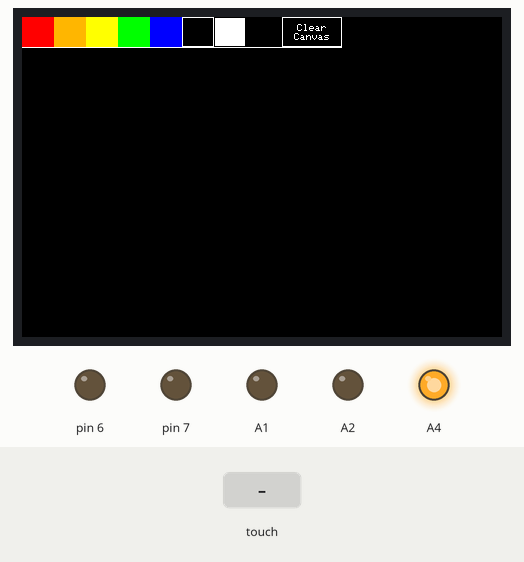
Recording of a sketch running on a simulated Arduino Uno, built with avr-gcc and run on an emulated ATmega328P. Shown: 480×320 colour display, output pins drawn as LEDs (lit = HIGH). The test bench sets the inputs (shaded band).

Above: at 4.6 s.
4.7 s: touch panel pressed at 13 % / 10 % of its raw x / y range
At 5.1 s:
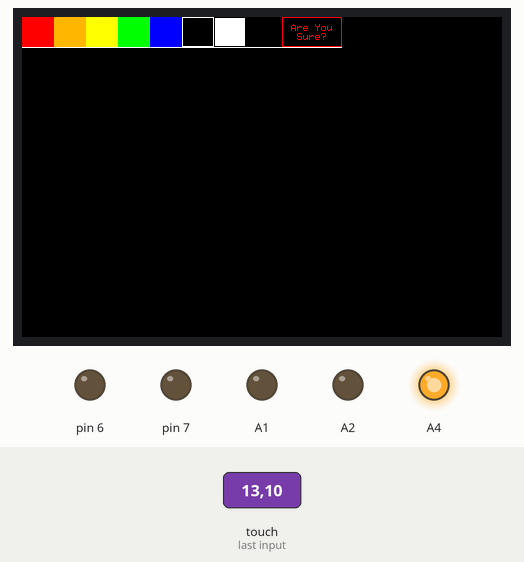
7.7 s: touch panel pressed at 13 % / 30 % of its raw x / y range
At 8.4 s:
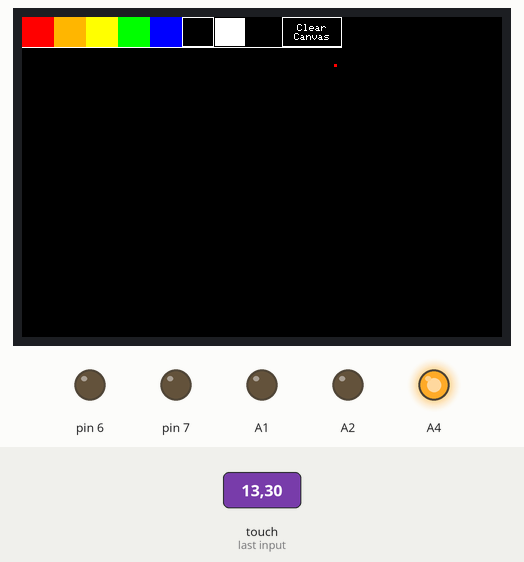
Timing chart, 0 to 10.7 s (numbered marks = the images above; inputs shaded):
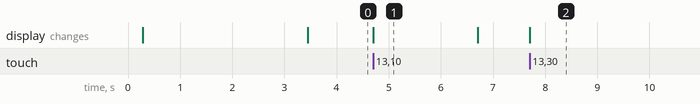

Measured:
- after the input at 4.7 s, the display: changes at once (image 1)
- after the input at 7.7 s, the display: changes at once (image 2)
- what the display in image 1 shows lasts 2.0 s, from 4.7 s to 6.7 s

The sketch:

TFTlcd-Paint-program.ino
```cpp
/*
 Advnced paint program for a 2.4 inch tft panel shield specifically
 designed for the Arduino UNO R4.

 And i know this code can be a lot more optimized for this use case,
 but im new to arduino and i tried my best.

 Code by Aalok
*/

#include <Arduino_GFX_Library.h>
#include <TouchScreen.h>

//Configure Settings
 #define brushSize   3               //Thickness of the drawn line
 #define canvasColour   BLACK        //Colour of the drawing canvas
 #define contrastColour   WHITE      //Colour of text, lines, etc.Must be different than background colour
 #define seperatorProtectMargin   33 //Makes sure that the seperator line does not get painted over, Keep 33 for brush sizes 3 or under 3
 #define clearTimerLimit   2000        //Time in milliseconds before the "Sure?" button resets
 #define sureMessageColour   RED     //Colour of the confirmation message after clicking the clear canvas button

// Color Definitions
 #define BLACK   0x0000
 #define WHITE   0xFFFF
 #define RED     0xF800
 #define ORANGE  0xFDA0
 #define YELLOW  0xFFE0
 #define GREEN   0x07E0
 #define BLUE    0x001F
// Display Setup
 Arduino_DataBus *bus = new Arduino_UNOPAR8();
 Arduino_GFX *gfx = new Arduino_ILI9486(bus, DF_GFX_RST);  //same as ILI9341 but more vibrant colours

// Touch Pins (Using your verified pins: 6, A2, A1, 7)
 const int XP=6, XM=A2, YP=A1, YM=7;
 TouchScreen ts = TouchScreen(XP, YP, XM, YM, 280);

//Default colour setting
 int currentColor = RED;
 int boxW = 32; // Palette box width

//BUTTON LOGIC VARIABLES
 bool confirmClear = false;
 uint32_t clearTimer = 0;

void drawClearButton(uint16_t color) {
  gfx->fillRect(261, 1, 58, 28, canvasColour); // Clear button interior
  gfx->drawRect(260, 0, 60, 30, color);        // Draw border
  gfx->setTextColor(color);
  gfx->setTextSize(1);
  if (confirmClear) {
    gfx->setCursor(269, 7);  gfx->print("Are You");
    gfx->setCursor(275, 16); gfx->print("Sure?");
  } else {
    gfx->setCursor(275, 7);  gfx->print("Clear");
    gfx->setCursor(272, 16); gfx->print("Canvas");
  }
}

void setup() {
  pinMode(A4, OUTPUT);
  digitalWrite(A4, LOW);
  delay(1);
  digitalWrite(A4, HIGH);
  delay(1);

  gfx->begin();
  gfx->setRotation(1); // Landscape
  gfx->fillScreen(canvasColour);
  gfx->drawRect(0 ,0 , 320, 240 , WHITE);

  gfx->setTextSize(1);
  gfx->setTextColor(contrastColour);
  gfx->setCursor(120, 225);
  gfx->print("Code by Aalok");

  gfx->setTextSize(3);
  gfx->setTextColor(RED);
  gfx->setCursor(70, 86);
  gfx->print("Welcome To");

  gfx->setTextSize(5);
  gfx->setTextColor(contrastColour);
  gfx->setCursor(71, 114);
  gfx->print("CANVAS");

  delay(3000);
  gfx->fillScreen(canvasColour);

  //7-COLOR PALETTE
  gfx->fillRect(0 * boxW, 0, boxW, 30, RED);
  gfx->fillRect(1 * boxW, 0, boxW, 30, ORANGE);
  gfx->fillRect(2 * boxW, 0, boxW, 30, YELLOW);
  gfx->fillRect(3 * boxW, 0, boxW, 30, GREEN);
  gfx->fillRect(4 * boxW, 0, boxW, 30, BLUE);

  // Black Box (With white outline so you can see it)
  gfx->drawRect(5 * boxW, 0, boxW, 30, WHITE);
  gfx->fillRect(5 * boxW + 1, 1, boxW - 2, 28, BLACK);

  // White Box (With black outline so you can see it)
  gfx->drawRect(6 * boxW, 0, boxW, 30, BLACK);
  gfx->fillRect(6 * boxW + 1, 1, boxW - 2, 28, WHITE);

  // Clear Canvas Button
  drawClearButton(contrastColour);

  // Palette Separator Line
  gfx->drawFastHLine(0, 30, 320, contrastColour);
}

void loop() {
  // --- 3-SECOND TIMEOUT CHECK ---
  // We move this to the very top so it checks even if no touch is detected
  if (confirmClear && (millis() - clearTimer >= clearTimerLimit)) {
    confirmClear = false;
    drawClearButton(contrastColour);
  }

  TSPoint p = ts.getPoint();

  // MANDATORY R4 FIX: Restore display pins
  pinMode(6, OUTPUT);
  pinMode(A2, OUTPUT);
  pinMode(A1, OUTPUT);
  pinMode(7, OUTPUT);

  if (p.z > 50 && p.z < 1000) {
    // --- YOUR CUSTOM CALIBRATION MAPPING ---
    int x = map(p.x, 928, 215, 0, 320); //X axis
    int y = map(p.y, 202, 880, 0, 240); //Y axis

    // Palette Logic
    if (y < 31) {
      if (x < boxW)           currentColor = RED;
      else if (x < boxW * 2)  currentColor = ORANGE;
      else if (x < boxW * 3)  currentColor = YELLOW;
      else if (x < boxW * 4)  currentColor = GREEN;
      else if (x < boxW * 5)  currentColor = BLUE;
      else if (x < boxW * 6)  currentColor = BLACK;
      else if (x < boxW * 7)  currentColor = WHITE;
      else if (x >= 260) {
        if (!confirmClear) {
          confirmClear = true;
          clearTimer = millis();
          drawClearButton(sureMessageColour);
          delay(200); // Debounce to prevent instant double-trigger
        } else {
          gfx->fillRect(0, 31, 320, 209, canvasColour);
          confirmClear = false;
          drawClearButton(contrastColour);
        }
      }
    }

    else if (y > seperatorProtectMargin) {
      // Cancel the "Sure?" prompt if the user decides to draw instead
      if (confirmClear) {
        confirmClear = false;
        drawClearButton(contrastColour);
      }

        // First touch point: draw a small filled square
        gfx->fillRect(x - brushSize, y - brushSize, brushSize, brushSize, currentColor);
    }
  }
}
```
